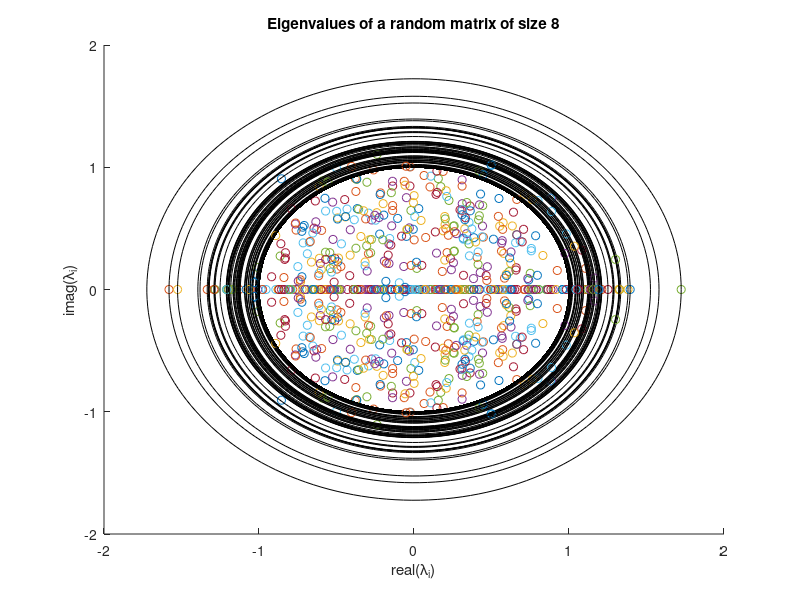
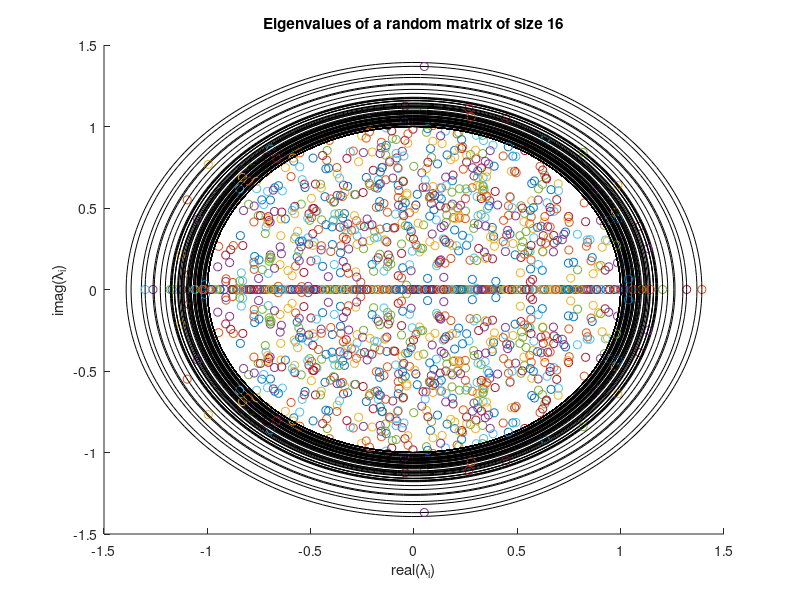
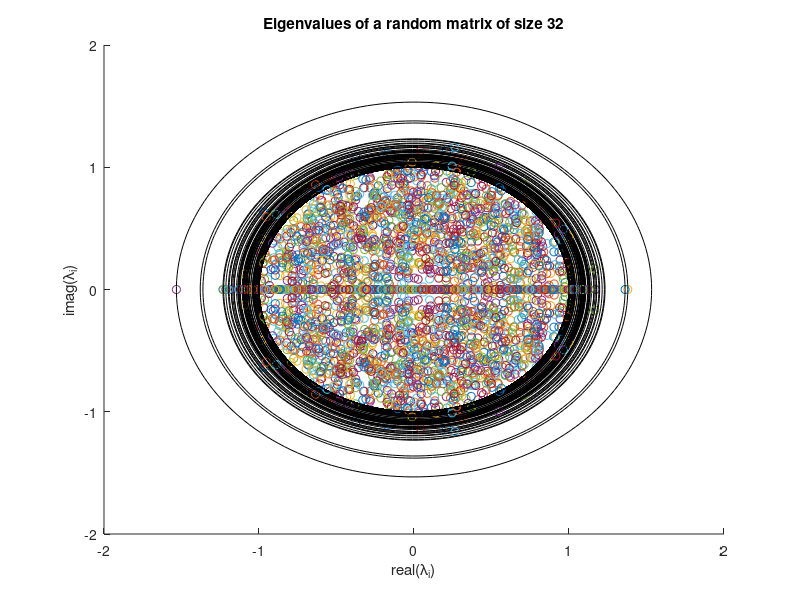
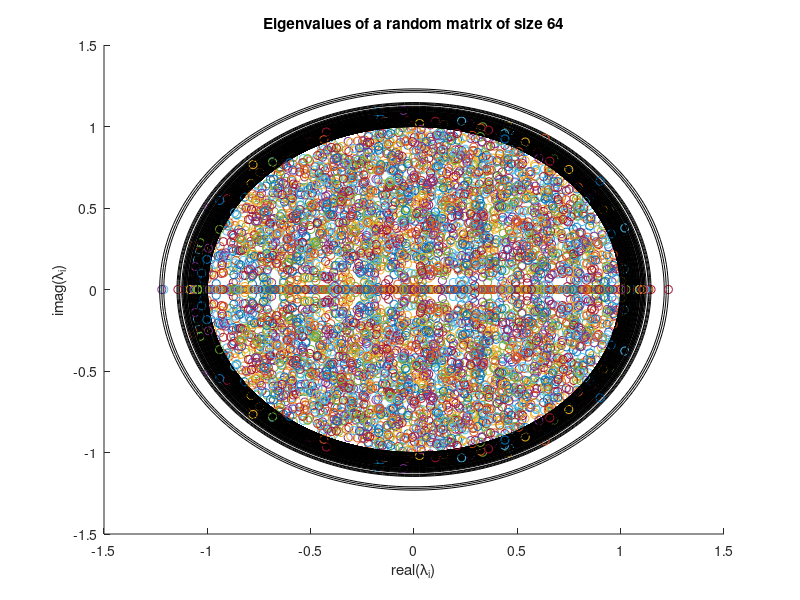

Write MATLAB code to recreate these figures, in order.
% PROBLEM 12.3A
count = -1;
for jj = 3:8
    count = count+1;
    m = 2.^jj;
    titleStr = sprintf('Eigenvalues of a random matrix of size %g', m);
    current_figure = figure('Name', titleStr);
    oldSpectral = 1;
    for n=1:100;
        A = randn(m, m)/sqrt(m);
        lambda = eig(A);
        scatter(real(lambda), imag(lambda)), 'filled';
        hold on
        spectral = max(abs(lambda));
        spectral = max(oldSpectral, spectral);
        
        t = linspace(0, 2*pi, 200);
        plot(spectral*cos(t), spectral*sin(t), 'k');
    end
    xlabel('real(\lambda_i)');
    ylabel('imag(\lambda_i)');
    title(titleStr);
    filename = sprintf('math543_hw5_problem_12_3_A_%02g.png', count);
    saveas(current_figure, filename);
    
end
        
%% Problem 12.3B:
